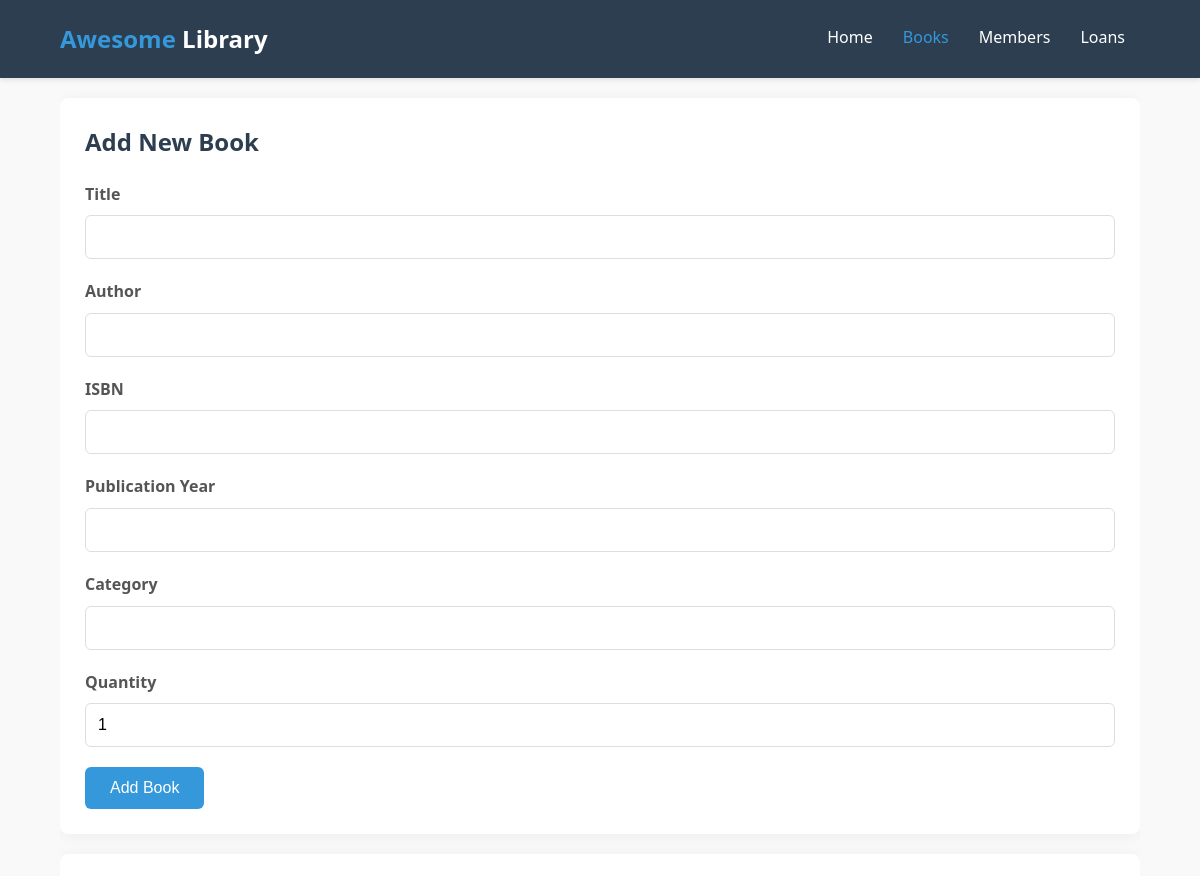
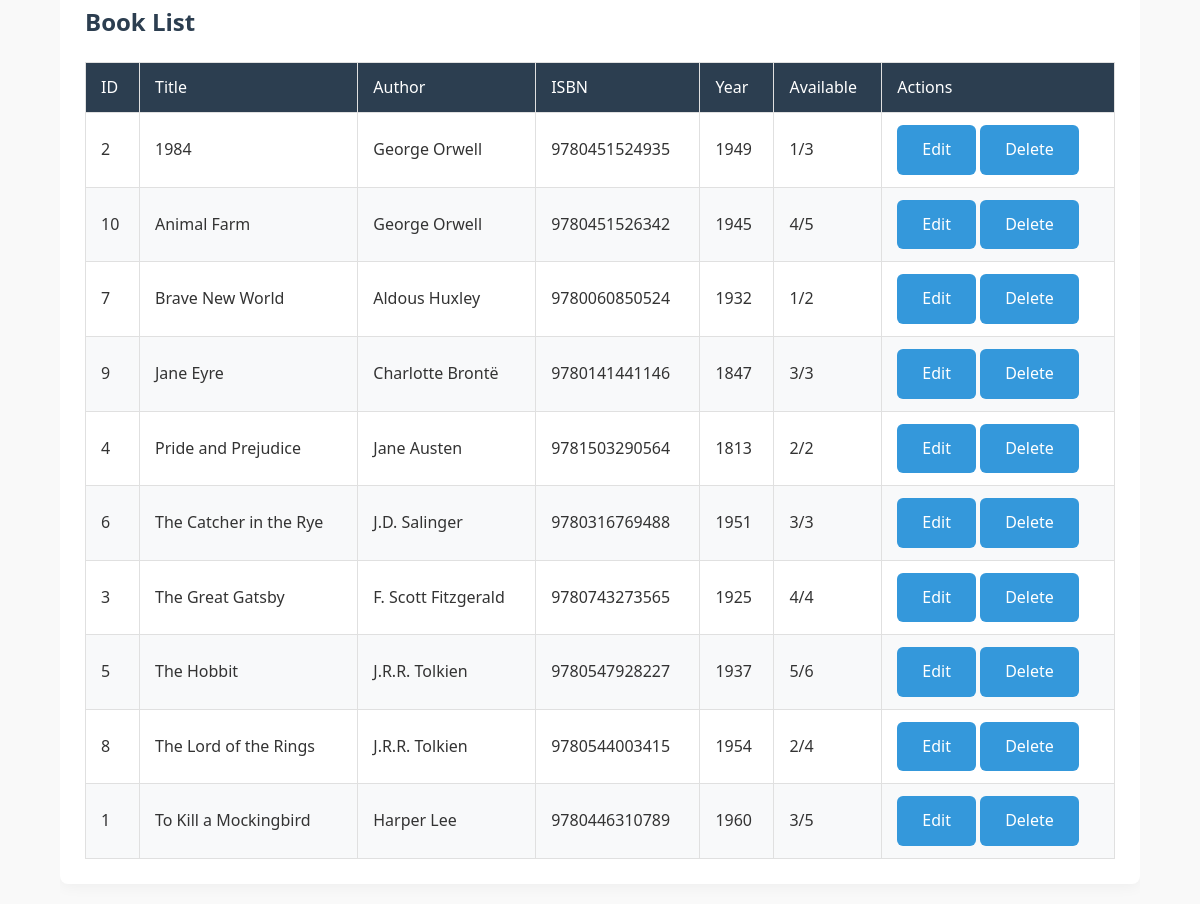
The page /books.php on the database its author committed (2 pictures, top to bottom).
### tables this page shows
CREATE TABLE `books` (
  `book_id` int NOT NULL AUTO_INCREMENT,
  `title` varchar(255) NOT NULL,
  `author` varchar(255) NOT NULL,
  `isbn` varchar(20) NOT NULL,
  `publication_year` int DEFAULT NULL,
  `category` varchar(100) DEFAULT NULL,
  `quantity` int NOT NULL DEFAULT '1',
  `available_quantity` int NOT NULL DEFAULT '1',
  `created_at` timestamp NOT NULL DEFAULT CURRENT_TIMESTAMP,
  PRIMARY KEY (`book_id`),
  UNIQUE KEY `isbn` (`isbn`)
);

### books.php (the view, shortened to what this page needs)
<?php include 'config.php'; ?>
<!DOCTYPE html>
<html lang="en">
<head>
    <link rel="stylesheet" href="style.css">
</head>
<body>
    <header>
        <div class="container">
            <div id="branding">
                <h1><span class="highlight">Awesome</span> Library</h1>
            </div>
            <nav>
                <ul>
                    <li><a href="index.php">Home</a></li>
                    <li class="current"><a href="books.php">Books</a></li>
                    <li><a href="members.php">Members</a></li>
                    <li><a href="loans.php">Loans</a></li>
                </ul>
            </nav>
        </div>
    </header>
    <div class="container">
        <section class="card">
            <h2>Add New Book</h2>
            <form action="add_book.php" method="post">
                <div class="form-group">
                    <label for="title">Title</label>
                    <input type="text" id="title" name="title" required>
                </div>
                <div class="form-group">
                    <label for="author">Author</label>
                    <input type="text" id="author" name="author" required>
                </div>
                <div class="form-group">
                    <label for="isbn">ISBN</label>
                    <input type="text" id="isbn" name="isbn" required>
                </div>
                <div class="form-group">
                    <label for="publication_year">Publication Year</label>
                    <input type="number" id="publication_year" name="publication_year">
                </div>
                <div class="form-group">
                    <label for="category">Category</label>
                    <input type="text" id="category" name="category">
                </div>
                <div class="form-group">
                    <label for="quantity">Quantity</label>
                    <input type="number" id="quantity" name="quantity" value="1" min="1">
                </div>
                <button type="submit">Add Book</button>
            </form>
        </section>
        <section class="card">
            <h2>Book List</h2>
            <table>
                <thead>
                    <tr>
                        <th>ID</th>
                        <th>Title</th>
                        <th>Author</th>
                        <th>ISBN</th>
                        <th>Year</th>
                        <th>Available</th>
                        <th>Actions</th>
                    </tr>
                </thead>
                <tbody>
                    <?php
                    $stmt = $pdo->query("SELECT * FROM books ORDER BY title");
                    while ($row = $stmt->fetch(PDO::FETCH_ASSOC)) {
                        echo "<tr>";
                        echo "<td>" . htmlspecialchars($row['book_id']) . "</td>";
                        echo "<td>" . htmlspecialchars($row['title']) . "</td>";
                        echo "<td>" . htmlspecialchars($row['author']) . "</td>";
                        echo "<td>" . htmlspecialchars($row['isbn']) . "</td>";
                        echo "<td>" . htmlspecialchars($row['publication_year']) . "</td>";
                        echo "<td>" . htmlspecialchars($row['available_quantity']) . "/" . htmlspecialchars($row['quantity']) . "</td>";
                        echo "<td>
                                <a href='edit_book.php?id=" . $row['book_id'] . "' class='btn'>Edit</a>
                                <a href='delete_book.php?id=" . $row['book_id'] . "' class='btn' onclick='return confirm(\"Are you sure?\")'>Delete</a>
                              </td>";
                        echo "</tr>";
                    }
                    ?>
                </tbody>
            </table>
        </section>
    </div>
</body>
</html>

### style.css (style rules this page uses)
:root { --primary-color: #3498db; --secondary-color: #2ecc71; --danger-color: #e74c3c; --warning-color: #f39c12; --dark-color: #2c3e50; --light-color: #ecf0f1; --success-color: #27ae60; }
body { font-family: 'Segoe UI', Tahoma, Geneva, Verdana, sans-serif; line-height: 1.6; margin: 0; padding: 0; background-color: #f9f9f9; color: #333; }
.container { width: 90%; max-width: 1200px; margin: auto; overflow: hidden; }
header { background: var(--dark-color); color: #ffffff; padding: 20px 0; box-shadow: 0 2px 5px rgba(0, 0, 0, 0.1); }
header a { color: #ffffff; text-decoration: none; font-size: 16px; transition: all 0.3s ease; }
header ul { padding: 0; margin: 0; list-style: none; overflow: hidden; }
header li { float: left; display: inline; padding: 0 15px; }
header #branding { float: left; }
header #branding h1 { margin: 0; font-size: 24px; }
header nav { float: right; margin-top: 5px; }
header .highlight { color: var(--primary-color); font-weight: bold; }
header .current a { color: var(--primary-color); }
.card { background: #ffffff; padding: 25px; margin: 20px 0; border-radius: 8px; box-shadow: 0 2px 15px rgba(0, 0, 0, 0.05); }
.card h2 { margin-top: 0; color: var(--dark-color); display: flex; align-items: center; gap: 10px; }
table { width: 100%; border-collapse: collapse; margin-top: 15px; }
table, th, td { border: 1px solid #e0e0e0; }
th, td { padding: 12px 15px; text-align: left; }
th { background-color: var(--dark-color); color: white; font-weight: 500; }
tr:nth-child(even) { background-color: #f8f9fa; }
.form-group { margin-bottom: 20px; }
label { display: block; margin-bottom: 8px; font-weight: 600; color: #555; }
input[type="text"], input[type="email"], input[type="number"], input[type="date"], input[type="password"], select, textarea { width: 100%; padding: 12px; border: 1px solid #ddd; border-radius: 6px; box-sizing: border-box; font-size: 16px; transition: border 0.3s ease; }
button, .btn { display: inline-block; background: var(--primary-color); color: #ffffff; padding: 12px 25px; border: none; border-radius: 6px; cursor: pointer; text-decoration: none; font-size: 16px; font-weight: 500; transition: all 0.3s ease; }

### rows shown on the page
books: book_id "2", title "1984", author "George Orwell", isbn "9780451524935", publication_year "1949", available_quantity "1", quantity "3"
books: book_id "10", title "Animal Farm", author "George Orwell", isbn "9780451526342", publication_year "1945", available_quantity "4", quantity "5"
books: book_id "7", title "Brave New World", author "Aldous Huxley", isbn "9780060850524", publication_year "1932", available_quantity "1", quantity "2"
books: book_id "9", title "Jane Eyre", author "Charlotte Brontë", isbn "9780141441146", publication_year "1847", available_quantity "3", quantity "3"
books: book_id "4", title "Pride and Prejudice", author "Jane Austen", isbn "9781503290564", publication_year "1813", available_quantity "2", quantity "2"
books: book_id "6", title "The Catcher in the Rye", author "J.D. Salinger", isbn "9780316769488", publication_year "1951", available_quantity "3", quantity "3"
books: book_id "3", title "The Great Gatsby", author "F. Scott Fitzgerald", isbn "9780743273565", publication_year "1925", available_quantity "4", quantity "4"
books: book_id "5", title "The Hobbit", author "J.R.R. Tolkien", isbn "9780547928227", publication_year "1937", available_quantity "5", quantity "6"
books: book_id "8", title "The Lord of the Rings", author "J.R.R. Tolkien", isbn "9780544003415", publication_year "1954", available_quantity "2", quantity "4"
books: book_id "1", title "To Kill a Mockingbird", author "Harper Lee", isbn "9780446310789", publication_year "1960", available_quantity "3", quantity "5"
